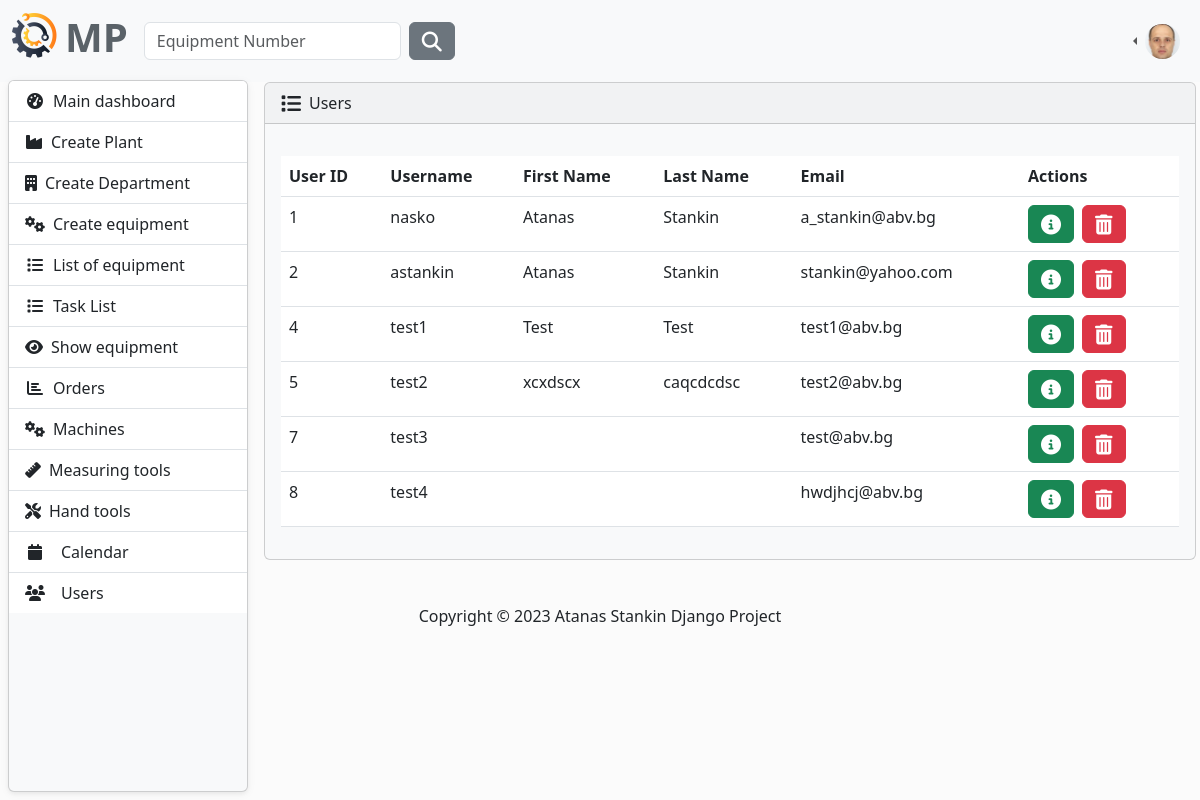
/user/users-list/ (signed in), run on the app's committed database.
### MaintenancePlanner/accounts/models.py (models this page shows, shortened)
class AppUser(AbstractUser):
    first_name = models.CharField(
        max_length=30,
        validators=[
            MinLengthValidator(2),
            user_name_validator,
        ]
    )
    last_name = models.CharField(
        max_length=30,
        validators=[
            MinLengthValidator(2),
            user_name_validator,
        ]
    )
    email = models.EmailField(unique=True)

class Profile(models.Model):
    user = models.OneToOneField(AppUser, on_delete=models.CASCADE)
    image = models.ImageField(
        default='images/default.jpg',
        null=True,
        blank=True,
        upload_to='images/'
    )

### MaintenancePlanner/accounts/views.py (the view)
# urls.py: path('users-list/', ListUsers.as_view(), name='users-list'),
class ListUsers(LoginRequiredMixin, ListView):
    model = AppUser
    template_name = 'users-list.html'
    context_object_name = 'users'

### MaintenancePlanner/accounts/templates/users-list.html (shortened to what this page needs)
{% extends "base.html" %}
{% block content %}
    <article>
        <div class="card bg-light ms-1 me-4 mb-4 mt-0">
            <div class="card-header">
                <i class="fa-solid fa-list fa-lg me-2"></i>Users
            </div>
            <div class="card-body">
                <p class="card-text">
                <div class="table-responsive">
                    <table class="table table-hover">
                        <thead>
                        <tr>
                            <th scope="col">User ID</th>
                            <th scope="col">Username</th>
                            <th scope="col">First Name</th>
                            <th scope="col">Last Name</th>
                            <th scope="col">Email</th>
                            <th scope="col">Actions</th>
                        </tr>
                        </thead>
                        <tbody>
                        {% for user in  users %}
                            <tr>
                                <td>{{ user.id }}</td>
                                <td>{{ user.username }}</td>
                                <td>{{ user.first_name }}</td>
                                <td>{{ user.last_name }}</td>
                                <td>{{ user.email }}</td>
                                <td>
                                    <button type="button" class="btn btn-success me-1"
                                            href="#" data-bs-toggle="modal"
                                            data-bs-target="#myModal{{ user.id }}">
                                        <i class="fa-solid fa-circle-info fa-lg"></i>
                                    </button>
                                    <button type="button" class="btn btn-danger me-1"
                                            href="#"
                                            data-bs-toggle="modal"
                                            data-bs-target="#myModal2{{ user.id }}">
                                        <i class="fa-solid fa-trash-can fa-lg"></i>
                                    </button>
                                </td>
                            </tr>
                        {% endfor %}
                        </tbody>
                    </table>
                </div>
            </div>
        </div>
    </article>
{% endblock %}

### templates/partials/navbar.html (shortened to what this page needs)
{% load static %}
<nav class="navbar navbar-expand-lg bg-light" data-bs-theme="light">
    <div class="container-fluid">
        <a class="navbar-brand" href="{% url 'home-page' %}">
            <ul class="navbar-nav ms-auto d-flex flex-row">
                <li><img class="logo me-2" src="{% static 'img/logo.png' %}" alt="logo"></li>
                <li><h1 style="color: #5a6268; font-weight: bold">MP</h1></li>
            </ul>
             </a>
        <div class="collapse navbar-collapse" id="navbarColor01">
            {% if user.is_authenticated %}
            <form class="d-flex" method=POST action="{% url 'search-equipment' %}">
                <input class="form-control me-sm-2" type="search" placeholder="Equipment Number"
                       name="number">
                <button class="btn btn-secondary my-2 my-sm-0" type="submit"><i
                        class="fa-solid fa-magnifying-glass fa-lg"></i></button>
            </form>
            {% endif %}
            <ul class="navbar-nav ms-auto d-flex flex-row">
            {% if not request.user.is_authenticated %}
                <li class="nav-item">
                    <a class="nav-link" href="{% url 'login' %}"><i class="fa-solid fa-right-to-bracket fa-lg me-2"></i>Sig In
                    </a>
                </li>
                <li class="nav-item">
                    <a class="nav-link" href="{% url 'register' %}"><i class="fa-regular fa-address-card fa-lg me-2"></i>Sig Up
                    </a>
                </li>
                {% else %}
                <li class="nav-item dropdown">
                    <div class="btn-group dropstart">
                        <a class="nav-link dropdown-toggle" data-bs-toggle="dropdown" href="#" role="button"
                           aria-haspopup="true" aria-expanded="false">
                             {% if user.profile.image %}
                                    <img src="{{ user.profile.image.url }}" class="rounded-circle" height="35" loading="lazy"/>
                                {% else %}
                                    <img src="{% static 'img/profile-img.png' %}" class="rounded-circle" height="35"
                                         loading="lazy"/>
                                {% endif %}
                        </a>
                    </div>
                </li>
                {% endif %}
            </ul>
        </div>
    </div>
</nav>

### static/css/layout.css (style rules this page uses)
body { background-color: #fbfbfb; }
article { grid-area: content; margin-left: 20px; width: 100%; }

### static/css/side-bar.css (style rules this page uses)
body { background-color: #fbfbfb; }

### data on the page
AppUser: profile.image (picture), id "1", username "nasko", first_name "Atanas", last_name "Stankin", email "a_stankin@abv.bg"
AppUser: id "2", username "astankin", first_name "Atanas", last_name "Stankin", email "stankin@yahoo.com"
AppUser: id "4", username "test1", first_name "Test", last_name "Test", email "test1@abv.bg"
AppUser: id "5", username "test2", first_name "xcxdscx", last_name "caqcdcdsc", email "test2@abv.bg"
AppUser: id "7", username "test3", email "test@abv.bg"
AppUser: id "8", username "test4", email "hwdjhcj@abv.bg"
